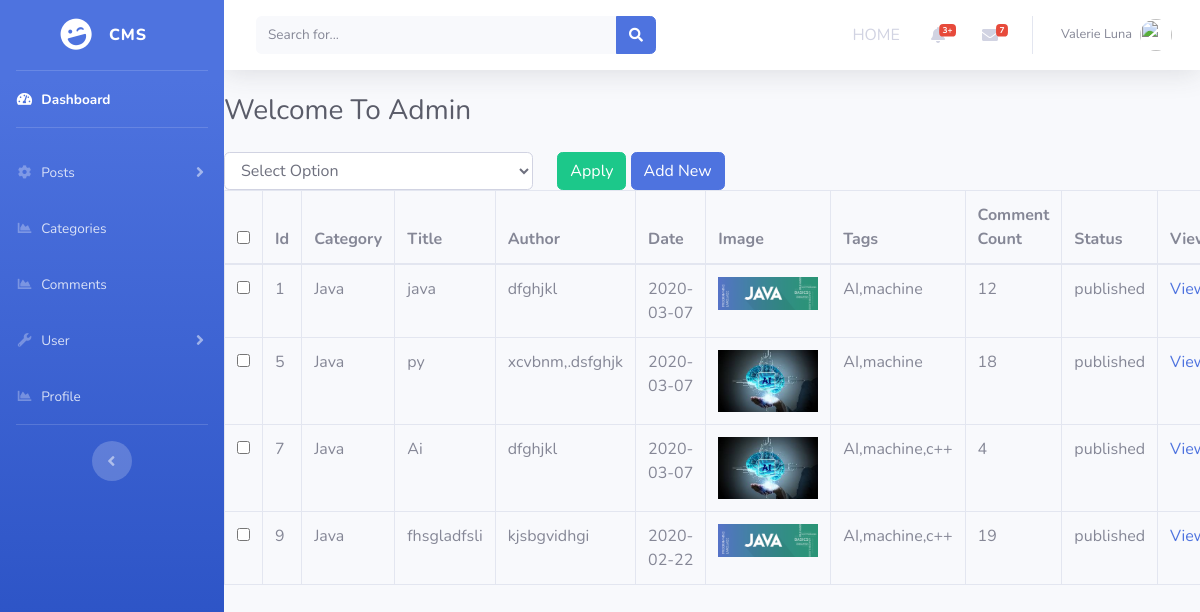
Screenshot of /blog/admin/posts.php (signed in) with the database file from the repository.
### tables this page shows
CREATE TABLE `post` (
  `post_id` int(3) NOT NULL,
  `post_category_id` int(3) NOT NULL,
  `post_title` varchar(255) NOT NULL,
  `post_author` varchar(255) NOT NULL,
  `post_date` date NOT NULL,
  `post_image` text NOT NULL,
  `post_content` text NOT NULL,
  `post_tags` varchar(255) NOT NULL,
  `post_comment_count` int(5) NOT NULL,
  `post_status` varchar(255) NOT NULL DEFAULT 'draft'
);

CREATE TABLE `categories` (
  `cat_id` int(2) NOT NULL,
  `cat_title` varchar(235) NOT NULL
);

### blog/admin/includes/all_post.php (the view, shortened to what this page needs)
<form action="" method="post">
<div class="row">
<div id="bulkoptionscontainer" class="col-md-4">
<select class="form-control" name="bulkOption" >
<option value="">Select Option</option>
</select>
</div>
<div class="col-md-4">
<input type="submit" name="submit" class="btn btn-success" value="Apply">
<a class="btn btn-primary" href="posts.php?source=add_post">Add New</a>
</div>
</div>
<table class="table table-bordered table-hover">
    <thead>
    <th><input type="checkbox" id="selectAll"></th>
        <th>Id</th>
        <th>Category</th>
        <th>Title</th>
        <th>Author</th>
        <th>Date</th>
        <th>Image</th>
        <th>Tags</th>
        <th>Comment Count</th>
        <th>Status</th>
        <th>View</th>
    </thead>
    <tbody>
        <?php
          $query= "SELECT * FROM post";
          $post_list=mysqli_query($connection,$query);
         while($row=mysqli_fetch_assoc($post_list)){
                            $post_id=$row['post_id'];
                            $post_title=$row['post_title'];
                            $post_cat_id=$row['post_category_id'];
                            $post_author=$row['post_author'];
                            $post_tags=$row['post_tags'];
                            $post_date=$row['post_date'];
                            $post_image=$row['post_image'];
                            $post_count=$row['post_comment_count'];
                            $post_status=$row['post_status'];
                            $query="SELECT * FROM categories WHERE cat_id = $post_cat_id ";
                            $display_cat=mysqli_query($connection,$query);
                            while($row=mysqli_fetch_assoc($display_cat)){
                              $post_category=$row['cat_title'];
                            }
                           echo "<tr>";
                           ?>
<td><input type='checkbox' class='checkbox' name='checkboxArray[]' value='<?php echo $post_id; ?>'></td>
                           <?php
                           echo "<td>{$post_id}</td>";
                           echo "<td>{$post_category}</td>";
                           echo "<td>{$post_title}</td>";
                           echo "<td>{$post_author}</td>";
                           echo "<td>{$post_date}</td>";
                           echo "<td><img width='100' class='img-responsive' src='../images/$post_image' alt='image'></td>";
                           echo "<td>{$post_tags}</td>";
                           echo "<td>{$post_count}</td>";
                           echo "<td>{$post_status}</td>";
                           echo "<td><a href='../prt_blog.php?blog_id={$post_id}'>View</a></td>";
                           echo "</tr>";
                          }
        ?>
      </tbody>
    </table>
    </form>

### rows the page displays
post: post_id "1", categories.cat_title "Java", post_title "java", post_author "dfghjkl", post_date "2020-03-07", post_image (picture), post_tags "AI,machine", post_comment_count "12", post_status "published"
post: post_id "5", categories.cat_title "Java", post_title "py", post_author "xcvbnm,.dsfghjk", post_date "2020-03-07", post_image (picture), post_tags "AI,machine", post_comment_count "18", post_status "published"
post: post_id "7", categories.cat_title "Java", post_title "Ai", post_author "dfghjkl", post_date "2020-03-07", post_image (picture), post_tags "AI,machine,c++", post_comment_count "4", post_status "published"
post: post_id "9", categories.cat_title "Java", post_title "fhsgladfsli", post_author "kjsbgvidhgi", post_date "2020-02-22", post_image (picture), post_tags "AI,machine,c++", post_comment_count "19", post_status "published"
